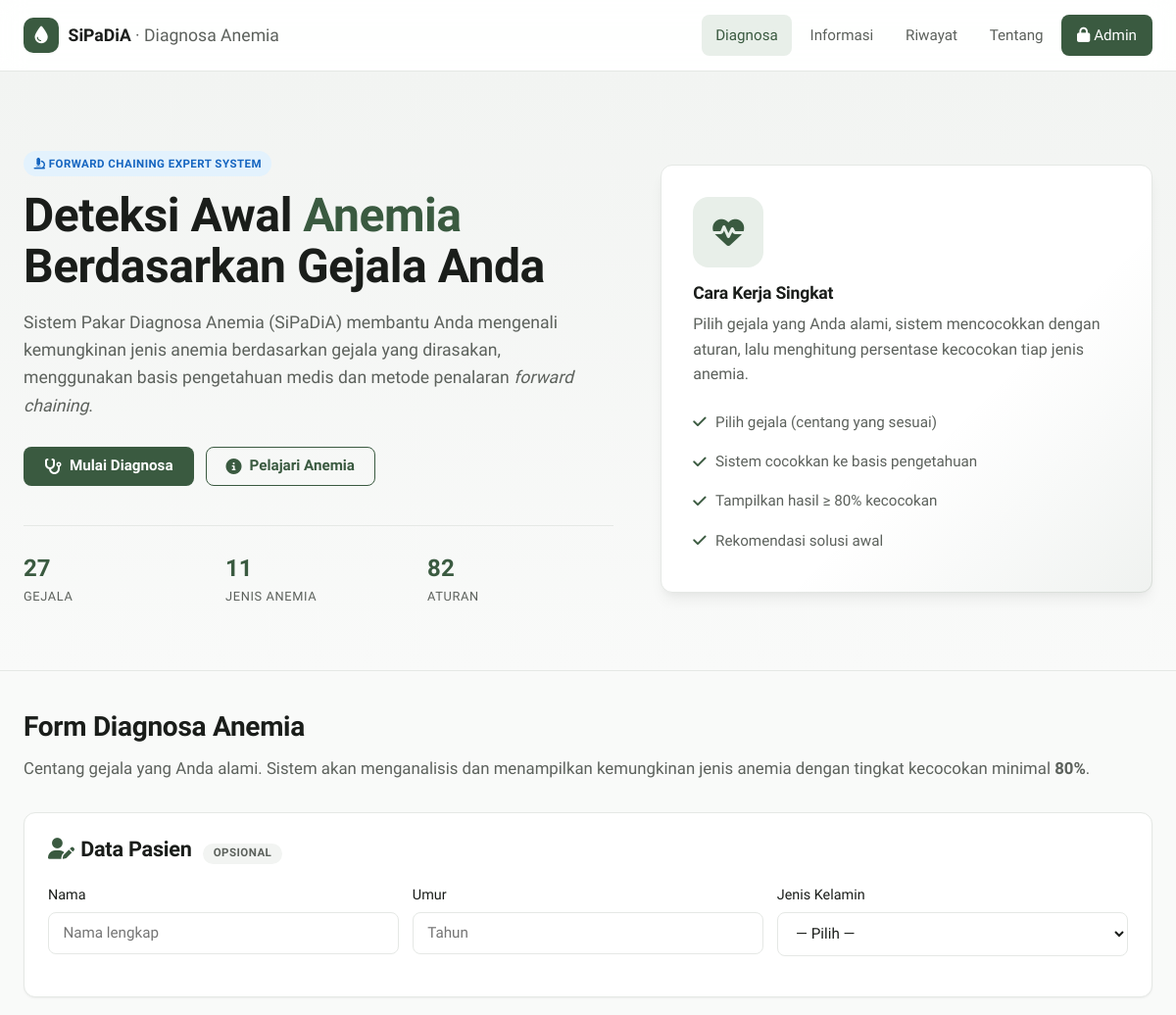
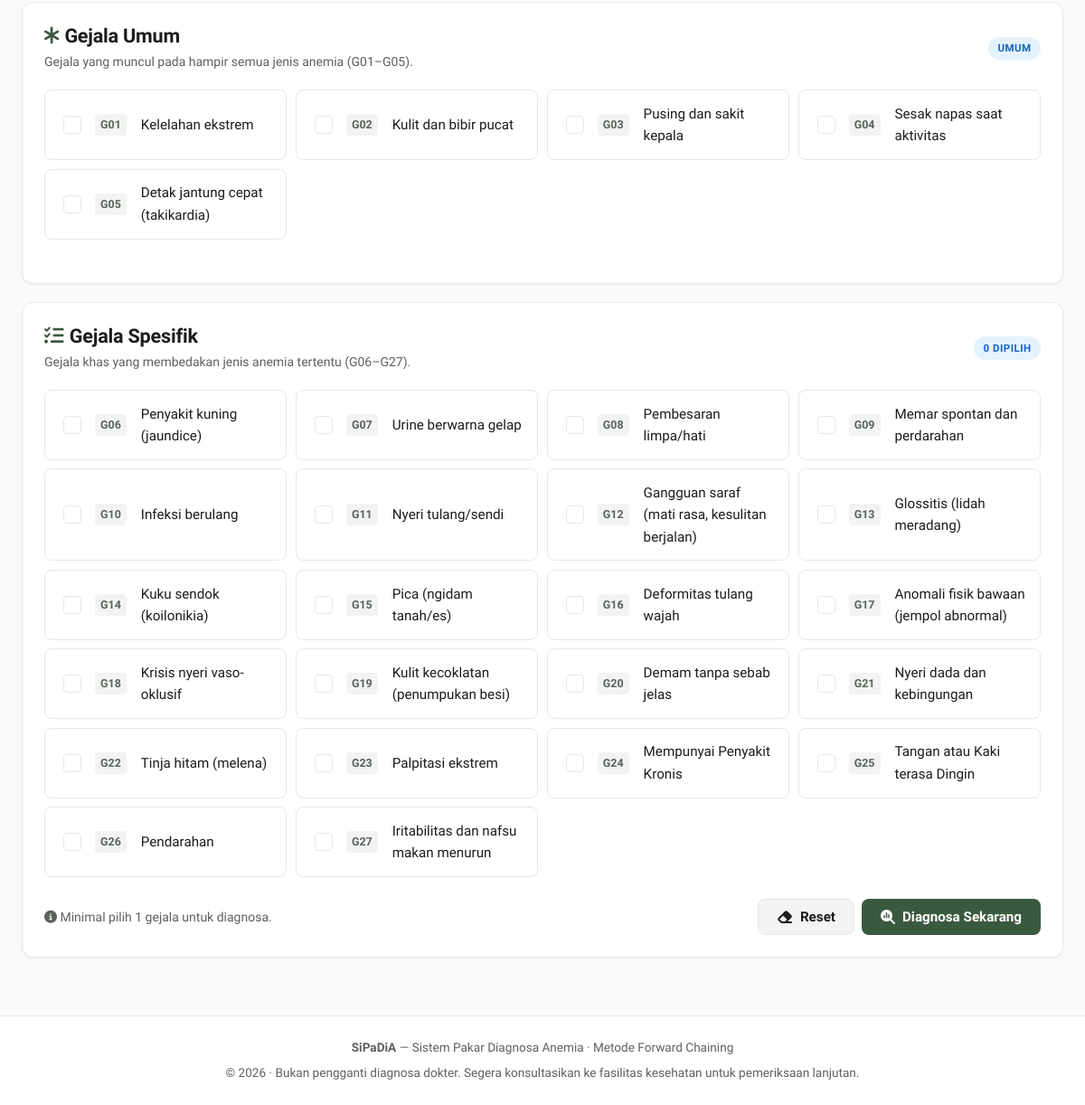
The page / on the database its author committed (2 pictures, top to bottom).
### tables this page shows
CREATE TABLE `gejala` (
  `id` int(11) NOT NULL AUTO_INCREMENT,
  `kode` varchar(10) NOT NULL,
  `nama` varchar(100) NOT NULL,
  PRIMARY KEY (`id`),
  UNIQUE KEY `kode` (`kode`)
);

### index.php (the view, shortened to what this page needs)
<?php
include 'config.php';
$count_gejala   = $conn->query("SELECT COUNT(*) c FROM gejala")->fetch_assoc()['c'];
$count_penyakit = $conn->query("SELECT COUNT(*) c FROM penyakit")->fetch_assoc()['c'];
$count_aturan   = $conn->query("SELECT COUNT(*) c FROM aturan")->fetch_assoc()['c'];
$gejala_umum = []; $gejala_spesifik = [];
$rs = $conn->query("SELECT * FROM gejala ORDER BY kode ASC");
while ($r = $rs->fetch_assoc()) {
    if (in_array($r['kode'], ['G01','G02','G03','G04','G05'])) $gejala_umum[] = $r;
    else $gejala_spesifik[] = $r;
}
include 'partials/public_header.php';
?>
<section class="hero" data-testid="hero-section">
    <div class="hero-inner">
        <div>
            <span class="badge badge-info" data-testid="hero-badge"><i class="fa-solid fa-microscope"></i> Forward Chaining Expert System</span>
            <h1 style="margin-top:.85rem;">Deteksi Awal <span style="color:var(--primary);">Anemia</span> Berdasarkan Gejala Anda</h1>
            <p class="lead">
                Sistem Pakar Diagnosa Anemia (SiPaDiA) membantu Anda mengenali kemungkinan jenis anemia berdasarkan gejala yang dirasakan,
                menggunakan basis pengetahuan medis dan metode penalaran <em>forward chaining</em>.
            </p>
            <div class="hero-actions">
                <a href="#diagnosa" class="btn btn-primary" data-testid="hero-cta-diagnosa"><i class="fa-solid fa-stethoscope"></i> Mulai Diagnosa</a>
                <a href="informasi.php" class="btn btn-ghost" data-testid="hero-cta-info"><i class="fa-solid fa-circle-info"></i> Pelajari Anemia</a>
            </div>
            <div class="hero-stats">
                <div><div class="stat-num" data-testid="stat-gejala"><?php echo (int)$count_gejala; ?></div><div class="stat-label">Gejala</div></div>
                <div><div class="stat-num" data-testid="stat-penyakit"><?php echo (int)$count_penyakit; ?></div><div class="stat-label">Jenis Anemia</div></div>
                <div><div class="stat-num" data-testid="stat-aturan"><?php echo (int)$count_aturan; ?></div><div class="stat-label">Aturan</div></div>
            </div>
        </div>
        <div class="hero-illustration" data-testid="hero-illustration">
            <span class="big-icon"><i class="fa-solid fa-heart-pulse"></i></span>
            <h4>Cara Kerja Singkat</h4>
            <p class="text-muted" style="margin:0;">Pilih gejala yang Anda alami, sistem mencocokkan dengan aturan, lalu menghitung persentase kecocokan tiap jenis anemia.</p>
            <ul>
                <li><i class="fa-solid fa-check"></i> Pilih gejala (centang yang sesuai)</li>
                <li><i class="fa-solid fa-check"></i> Sistem cocokkan ke basis pengetahuan</li>
                <li><i class="fa-solid fa-check"></i> Tampilkan hasil ≥ 80% kecocokan</li>
                <li><i class="fa-solid fa-check"></i> Rekomendasi solusi awal</li>
            </ul>
        </div>
    </div>
</section>
<main class="page" id="diagnosa">
    <div class="page-header">
        <h2>Form Diagnosa Anemia</h2>
        <p class="lead">Centang gejala yang Anda alami. Sistem akan menganalisis dan menampilkan kemungkinan jenis anemia dengan tingkat kecocokan minimal <strong>80%</strong>.</p>
    </div>
    <form action="proses.php" method="post" data-testid="diagnosa-form" onsubmit="return validateDiagnosa();">
        <div class="card">
            <div class="card-head">
                <h3><i class="fa-solid fa-user-pen" style="color:var(--primary);margin-right:.4rem;"></i>Data Pasien <span class="badge badge-muted" style="margin-left:.4rem;">opsional</span></h3>
            </div>
            <div class="form-row">
                <div class="form-group">
                    <label for="nama_pasien">Nama</label>
                    <input type="text" id="nama_pasien" name="nama_pasien" placeholder="Nama lengkap" data-testid="input-nama">
                </div>
                <div class="form-group">
                    <label for="umur">Umur</label>
                    <input type="number" min="0" max="120" id="umur" name="umur" placeholder="Tahun" data-testid="input-umur">
                </div>
                <div class="form-group">
                    <label for="jenis_kelamin">Jenis Kelamin</label>
                    <select id="jenis_kelamin" name="jenis_kelamin" data-testid="input-gender">
                        <option value="">— Pilih —</option>
                    </select>
                </div>
            </div>
        </div>
        <div class="card" data-testid="gejala-umum-card">
            <div class="card-head">
                <div>
                    <h3 style="margin:0;"><i class="fa-solid fa-asterisk" style="color:var(--primary);margin-right:.4rem;"></i>Gejala Umum</h3>
                    <p class="text-muted text-sm" style="margin:.25rem 0 0;">Gejala yang muncul pada hampir semua jenis anemia (G01–G05).</p>
                </div>
                <span class="badge badge-info">Umum</span>
            </div>
            <div class="checkbox-grid" data-testid="gejala-umum-grid">
                <?php foreach ($gejala_umum as $row): ?>
                <label class="check-card" data-testid="gejala-<?php echo htmlspecialchars($row['kode']); ?>">
                    <input type="checkbox" name="gejala[]" value="<?php echo htmlspecialchars($row['kode']); ?>" onchange="updateCount();">
                    <span class="code"><?php echo htmlspecialchars($row['kode']); ?></span>
                    <span class="label"><?php echo htmlspecialchars($row['nama']); ?></span>
                </label>
                <?php endforeach; ?>
            </div>
        </div>
        <div class="card" data-testid="gejala-spesifik-card">
            <div class="card-head">
                <div>
                    <h3 style="margin:0;"><i class="fa-solid fa-list-check" style="color:var(--primary);margin-right:.4rem;"></i>Gejala Spesifik</h3>
                    <p class="text-muted text-sm" style="margin:.25rem 0 0;">Gejala khas yang membedakan jenis anemia tertentu (G06–G27).</p>
                </div>
                <span class="badge badge-info" id="countLabel" data-testid="count-label">0 dipilih</span>
            </div>
            <div class="checkbox-grid" data-testid="gejala-spesifik-grid">
                <?php foreach ($gejala_spesifik as $row): ?>
                <label class="check-card" data-testid="gejala-<?php echo htmlspecialchars($row['kode']); ?>">
                    <input type="checkbox" name="gejala[]" value="<?php echo htmlspecialchars($row['kode']); ?>" onchange="updateCount();">
                    <span class="code"><?php echo htmlspecialchars($row['kode']); ?></span>
                    <span class="label"><?php echo htmlspecialchars($row['nama']); ?></span>
                </label>
                <?php endforeach; ?>
            </div>
            <div class="flex flex-between flex-wrap gap-md mt-md">
                <div class="text-muted text-sm"><i class="fa-solid fa-circle-info"></i> Minimal pilih 1 gejala untuk diagnosa.</div>
                <div style="display:flex;gap:.5rem;">
                    <button type="button" class="btn btn-secondary" onclick="clearAll();" data-testid="btn-clear"><i class="fa-solid fa-eraser"></i> Reset</button>
                    <button type="submit" class="btn btn-primary" data-testid="btn-diagnose"><i class="fa-solid fa-magnifying-glass-chart"></i> Diagnosa Sekarang</button>
                </div>
            </div>
        </div>
    </form>
</main>
<?php include 'partials/public_footer.php'; ?>

### rows shown on the page
gejala: kode "G01", nama "Kelelahan ekstrem"
gejala: kode "G02", nama "Kulit dan bibir pucat"
gejala: kode "G03", nama "Pusing dan sakit kepala"
gejala: kode "G04", nama "Sesak napas saat aktivitas"
gejala: kode "G05", nama "Detak jantung cepat (takikardia)"
gejala: kode "G06", nama "Penyakit kuning (jaundice)"
gejala: kode "G07", nama "Urine berwarna gelap"
gejala: kode "G08", nama "Pembesaran limpa/hati"
gejala: kode "G09", nama "Memar spontan dan perdarahan"
gejala: kode "G10", nama "Infeksi berulang"
gejala: kode "G11", nama "Nyeri tulang/sendi"
gejala: kode "G12", nama "Gangguan saraf (mati rasa, kesulitan berjalan)"
gejala: kode "G13", nama "Glossitis (lidah meradang)"
gejala: kode "G14", nama "Kuku sendok (koilonikia)"
gejala: kode "G15", nama "Pica (ngidam tanah/es)"
gejala: kode "G16", nama "Deformitas tulang wajah"
gejala: kode "G17", nama "Anomali fisik bawaan (jempol abnormal)"
gejala: kode "G18", nama "Krisis nyeri vaso-oklusif"
gejala: kode "G19", nama "Kulit kecoklatan (penumpukan besi)"
gejala: kode "G20", nama "Demam tanpa sebab jelas"
gejala: kode "G21", nama "Nyeri dada dan kebingungan"
gejala: kode "G22", nama "Tinja hitam (melena)"
gejala: kode "G23", nama "Palpitasi ekstrem"
gejala: kode "G24", nama "Mempunyai Penyakit Kronis"
gejala: kode "G25", nama "Tangan atau Kaki terasa Dingin"
gejala: kode "G26", nama "Pendarahan"
gejala: kode "G27", nama "Iritabilitas dan nafsu makan menurun"

### other values the page prints
$count_gejala "27"
$count_penyakit "11"
$count_aturan "82"
